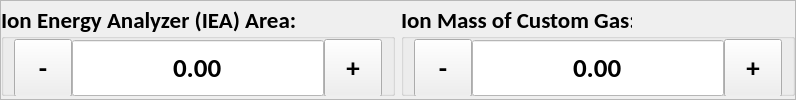
         <widget class="QFrame" name="frame_3">
          <property name="frameShape">
           <enum>QFrame::StyledPanel</enum>
          </property>
          <property name="frameShadow">
           <enum>QFrame::Raised</enum>
          </property>
          <layout class="QHBoxLayout" name="horizontalLayout_5">
           <property name="leftMargin">
            <number>0</number>
           </property>
           <property name="topMargin">
            <number>0</number>
           </property>
           <property name="rightMargin">
            <number>0</number>
           </property>
           <property name="bottomMargin">
            <number>0</number>
           </property>
           <item>
            <widget class="QGroupBox" name="iea_area_gb">
             <property name="minimumSize">
              <size>
               <width>394</width>
               <height>92</height>
              </size>
             </property>
             <property name="maximumSize">
              <size>
               <width>16777215</width>
               <height>92</height>
              </size>
             </property>
             <property name="font">
              <font>
               <family>Calibri</family>
               <pointsize>17</pointsize>
               <weight>75</weight>
               <bold>true</bold>
              </font>
             </property>
             <property name="styleSheet">
              <string notr="true"/>
             </property>
             <property name="title">
              <string>Ion Energy Analyzer (IEA) Area:</string>
             </property>
             <property name="alignment">
              <set>Qt::AlignLeading|Qt::AlignLeft|Qt::AlignVCenter</set>
             </property>
             <layout class="QHBoxLayout" name="horizontalLayout_17">
              <property name="spacing">
               <number>0</number>
              </property>
              <property name="leftMargin">
               <number>10</number>
              </property>
              <property name="topMargin">
               <number>0</number>
              </property>
              <property name="rightMargin">
               <number>10</number>
              </property>
              <property name="bottomMargin">
               <number>0</number>
              </property>
              <item>
               <widget class="QToolButton" name="iea_area_minus_btn">
                <property name="minimumSize">
                 <size>
                  <width>58</width>
                  <height>58</height>
                 </size>
                </property>
                <property name="maximumSize">
                 <size>
                  <width>58</width>
                  <height>58</height>
                 </size>
                </property>
                <property name="font">
                 <font>
                  <pointsize>20</pointsize>
                  <weight>75</weight>
                  <bold>true</bold>
                 </font>
                </property>
                <property name="text">
                 <string>-</string>
                </property>
               </widget>
              </item>
              <item>
               <widget class="QDoubleSpinBox" name="iea_area_output">
                <property name="minimumSize">
                 <size>
                  <width>0</width>
                  <height>58</height>
                 </size>
                </property>
                <property name="maximumSize">
                 <size>
                  <width>1000</width>
                  <height>58</height>
                 </size>
                </property>
                <property name="font">
                 <font>
                  <family>Calibri</family>
                  <pointsize>20</pointsize>
                 </font>
                </property>
                <property name="focusPolicy">
                 <enum>Qt::NoFocus</enum>
                </property>
                <property name="layoutDirection">
                 <enum>Qt::LeftToRight</enum>
                </property>
                <property name="styleSheet">
                 <string notr="true">QDoubleSpinBox {
	background-color: #FFFFFF;
}</string>
                </property>
                <property name="alignment">
                 <set>Qt::AlignCenter</set>
                </property>
                <property name="readOnly">
                 <bool>true</bool>
                </property>
                <property name="buttonSymbols">
                 <enum>QAbstractSpinBox::NoButtons</enum>
                </property>
                <property name="correctionMode">
                 <enum>QAbstractSpinBox::CorrectToPreviousValue</enum>
                </property>
                <property name="showGroupSeparator" stdset="0">
                 <bool>false</bool>
                </property>
                <property name="decimals">
                 <number>2</number>
                </property>
                <property name="minimum">
                 <double>-10000.000000000000000</double>
                </property>
                <property name="maximum">
                 <double>10000.000000000000000</double>
                </property>
                <property name="singleStep">
                 <double>1.000000000000000</double>
                </property>
               </widget>
              </item>
              <item>
               <widget class="QToolButton" name="iea_area_plus_btn">
                <property name="minimumSize">
                 <size>
                  <width>58</width>
                  <height>58</height>
                 </size>
                </property>
                <property name="maximumSize">
                 <size>
                  <width>16777215</width>
                  <height>58</height>
                 </size>
                </property>
                <property name="font">
                 <font>
                  <pointsize>20</pointsize>
                  <weight>75</weight>
                  <bold>true</bold>
                 </font>
                </property>
                <property name="focusPolicy">
                 <enum>Qt::NoFocus</enum>
                </property>
                <property name="text">
                 <string>+</string>
                </property>
               </widget>
              </item>
             </layout>
            </widget>
           </item>
           <item>
            <widget class="QGroupBox" name="iea_mass_gb">
             <property name="minimumSize">
              <size>
               <width>394</width>
               <height>92</height>
              </size>
             </property>
             <property name="maximumSize">
              <size>
               <width>16777215</width>
               <height>92</height>
              </size>
             </property>
             <property name="font">
              <font>
               <family>Calibri</family>
               <pointsize>17</pointsize>
               <weight>75</weight>
               <bold>true</bold>
              </font>
             </property>
             <property name="styleSheet">
              <string notr="true"/>
             </property>
             <property name="title">
              <string>Ion Mass of Custom Gas:</string>
             </property>
             <property name="alignment">
              <set>Qt::AlignLeading|Qt::AlignLeft|Qt::AlignVCenter</set>
             </property>
             <layout class="QHBoxLayout" name="horizontalLayout_18">
              <property name="spacing">
               <number>0</number>
              </property>
              <property name="leftMargin">
               <number>10</number>
              </property>
              <property name="topMargin">
               <number>0</number>
              </property>
              <property name="rightMargin">
               <number>10</number>
              </property>
              <property name="bottomMargin">
               <number>0</number>
              </property>
              <item>
               <widget class="QToolButton" name="iea_mass_minus_btn">
                <property name="minimumSize">
                 <size>
                  <width>58</width>
                  <height>58</height>
                 </size>
                </property>
                <property name="maximumSize">
                 <size>
                  <width>58</width>
                  <height>58</height>
                 </size>
                </property>
                <property name="font">
                 <font>
                  <pointsize>20</pointsize>
                  <weight>75</weight>
                  <bold>true</bold>
                 </font>
                </property>
                <property name="text">
                 <string>-</string>
                </property>
               </widget>
              </item>
              <item>
               <widget class="QDoubleSpinBox" name="iea_mass_output">
                <property name="minimumSize">
                 <size>
                  <width>0</width>
                  <height>58</height>
                 </size>
                </property>
                <property name="maximumSize">
                 <size>
                  <width>1000</width>
                  <height>58</height>
                 </size>
                </property>
                <property name="font">
                 <font>
                  <family>Calibri</family>
                  <pointsize>20</pointsize>
                 </font>
                </property>
                <property name="focusPolicy">
                 <enum>Qt::NoFocus</enum>
                </property>
                <property name="layoutDirection">
                 <enum>Qt::LeftToRight</enum>
                </property>
                <property name="styleSheet">
                 <string notr="true">QDoubleSpinBox {
	background-color: #FFFFFF;
}</string>
                </property>
                <property name="alignment">
                 <set>Qt::AlignCenter</set>
                </property>
                <property name="readOnly">
                 <bool>true</bool>
                </property>
                <property name="buttonSymbols">
                 <enum>QAbstractSpinBox::NoButtons</enum>
                </property>
                <property name="correctionMode">
                 <enum>QAbstractSpinBox::CorrectToPreviousValue</enum>
                </property>
                <property name="showGroupSeparator" stdset="0">
                 <bool>false</bool>
                </property>
                <property name="decimals">
                 <number>2</number>
                </property>
                <property name="minimum">
                 <double>-10000.000000000000000</double>
                </property>
                <property name="maximum">
                 <double>10000.000000000000000</double>
                </property>
                <property name="singleStep">
                 <double>1.000000000000000</double>
                </property>
               </widget>
              </item>
              <item>
               <widget class="QToolButton" name="iea_mass_plus_btn">
                <property name="minimumSize">
                 <size>
                  <width>58</width>
                  <height>58</height>
                 </size>
                </property>
                <property name="maximumSize">
                 <size>
                  <width>16777215</width>
                  <height>58</height>
                 </size>
                </property>
                <property name="font">
                 <font>
                  <pointsize>20</pointsize>
                  <weight>75</weight>
                  <bold>true</bold>
                 </font>
                </property>
                <property name="focusPolicy">
                 <enum>Qt::NoFocus</enum>
                </property>
                <property name="text">
                 <string>+</string>
                </property>
               </widget>
              </item>
             </layout>
            </widget>
           </item>
          </layout>
         </widget>
